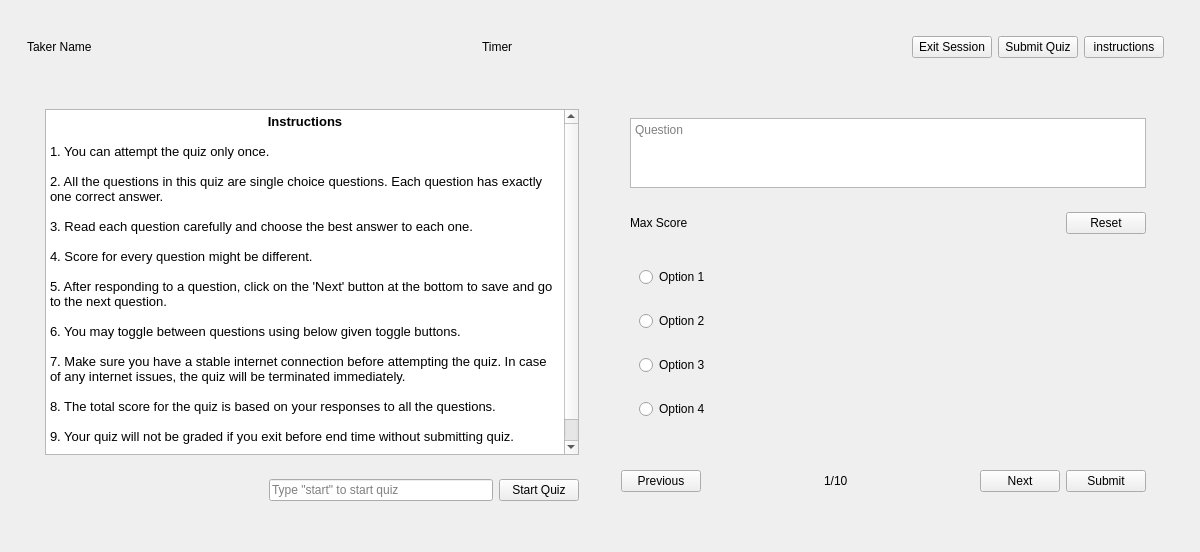
<?xml version="1.0" encoding="UTF-8"?>
<ui version="4.0">
 <class>MainWindow</class>
 <widget class="QMainWindow" name="MainWindow">
  <property name="geometry">
   <rect>
    <x>0</x>
    <y>0</y>
    <width>1200</width>
    <height>481</height>
   </rect>
  </property>
  <property name="windowTitle">
   <string>MainWindow</string>
  </property>
  <widget class="QWidget" name="centralwidget">
   <layout class="QHBoxLayout" name="horizontalLayout_15">
    <item>
     <widget class="QWidget" name="widget" native="true">
      <layout class="QVBoxLayout" name="verticalLayout_5">
       <item>
        <widget class="QWidget" name="widget_2" native="true">
         <layout class="QHBoxLayout" name="horizontalLayout_3">
          <item>
           <widget class="QLabel" name="participantName">
            <property name="text">
             <string>Taker Name</string>
            </property>
           </widget>
          </item>
          <item>
           <spacer name="horizontalSpacer">
            <property name="orientation">
             <enum>Qt::Horizontal</enum>
            </property>
            <property name="sizeHint" stdset="0">
             <size>
              <width>227</width>
              <height>20</height>
             </size>
            </property>
           </spacer>
          </item>
          <item>
           <widget class="QWidget" name="timerWidget" native="true">
            <layout class="QHBoxLayout" name="horizontalLayout_2">
             <item>
              <widget class="QLabel" name="timer">
               <property name="text">
                <string>Timer</string>
               </property>
              </widget>
             </item>
            </layout>
           </widget>
          </item>
          <item>
           <spacer name="horizontalSpacer_2">
            <property name="orientation">
             <enum>Qt::Horizontal</enum>
            </property>
            <property name="sizeHint" stdset="0">
             <size>
              <width>227</width>
              <height>20</height>
             </size>
            </property>
           </spacer>
          </item>
          <item>
           <widget class="QWidget" name="widget_5" native="true">
            <layout class="QHBoxLayout" name="horizontalLayout">
             <item>
              <widget class="QPushButton" name="exitSessionButton">
               <property name="text">
                <string>Exit Session</string>
               </property>
              </widget>
             </item>
             <item>
              <widget class="QPushButton" name="submitQuizButton">
               <property name="text">
                <string>Submit Quiz</string>
               </property>
              </widget>
             </item>
             <item>
              <widget class="QPushButton" name="instructionsIcon">
               <property name="text">
                <string>instructions</string>
               </property>
              </widget>
             </item>
            </layout>
           </widget>
          </item>
         </layout>
        </widget>
       </item>
       <item>
        <widget class="QWidget" name="widget_6" native="true">
         <layout class="QHBoxLayout" name="horizontalLayout_14">
          <item>
           <widget class="QWidget" name="instructionsWidget" native="true">
            <layout class="QVBoxLayout" name="verticalLayout">
             <item>
              <widget class="QWidget" name="widget_9" native="true">
               <layout class="QHBoxLayout" name="horizontalLayout_5">
                <item>
                 <widget class="QTextBrowser" name="textBrowser">
                  <property name="html">
                   <string>&lt;!DOCTYPE HTML PUBLIC &quot;-//W3C//DTD HTML 4.0//EN&quot; &quot;http://www.w3.org/TR/REC-html40/strict.dtd&quot;&gt;
&lt;html&gt;&lt;head&gt;&lt;meta name=&quot;qrichtext&quot; content=&quot;1&quot; /&gt;&lt;style type=&quot;text/css&quot;&gt;
p, li { white-space: pre-wrap; }
&lt;/style&gt;&lt;/head&gt;&lt;body style=&quot; font-family:'MS Shell Dlg 2'; font-size:8pt; font-weight:400; font-style:normal;&quot;&gt;
&lt;p align=&quot;center&quot; style=&quot; margin-top:0px; margin-bottom:0px; margin-left:0px; margin-right:0px; -qt-block-indent:0; text-indent:0px;&quot;&gt;&lt;span style=&quot; font-size:10pt; font-weight:600;&quot;&gt;Instructions&lt;/span&gt;&lt;/p&gt;
&lt;p style=&quot;-qt-paragraph-type:empty; margin-top:0px; margin-bottom:0px; margin-left:0px; margin-right:0px; -qt-block-indent:0; text-indent:0px; font-size:10pt;&quot;&gt;&lt;br /&gt;&lt;/p&gt;
&lt;p style=&quot; margin-top:0px; margin-bottom:0px; margin-left:0px; margin-right:0px; -qt-block-indent:0; text-indent:0px;&quot;&gt;&lt;span style=&quot; font-size:10pt;&quot;&gt;1. You can attempt the quiz only once.&lt;/span&gt;&lt;/p&gt;
&lt;p style=&quot;-qt-paragraph-type:empty; margin-top:0px; margin-bottom:0px; margin-left:0px; margin-right:0px; -qt-block-indent:0; text-indent:0px; font-size:10pt;&quot;&gt;&lt;br /&gt;&lt;/p&gt;
&lt;p style=&quot; margin-top:0px; margin-bottom:0px; margin-left:0px; margin-right:0px; -qt-block-indent:0; text-indent:0px;&quot;&gt;&lt;span style=&quot; font-size:10pt;&quot;&gt;2. All the questions in this quiz are single choice questions. Each question has exactly one correct answer.&lt;/span&gt;&lt;/p&gt;
&lt;p style=&quot;-qt-paragraph-type:empty; margin-top:0px; margin-bottom:0px; margin-left:0px; margin-right:0px; -qt-block-indent:0; text-indent:0px; font-size:10pt;&quot;&gt;&lt;br /&gt;&lt;/p&gt;
&lt;p style=&quot; margin-top:0px; margin-bottom:0px; margin-left:0px; margin-right:0px; -qt-block-indent:0; text-indent:0px;&quot;&gt;&lt;span style=&quot; font-size:10pt;&quot;&gt;3. Read each question carefully and choose the best answer to each one.&lt;/span&gt;&lt;/p&gt;
&lt;p style=&quot;-qt-paragraph-type:empty; margin-top:0px; margin-bottom:0px; margin-left:0px; margin-right:0px; -qt-block-indent:0; text-indent:0px; font-size:10pt;&quot;&gt;&lt;br /&gt;&lt;/p&gt;
&lt;p style=&quot; margin-top:0px; margin-bottom:0px; margin-left:0px; margin-right:0px; -qt-block-indent:0; text-indent:0px;&quot;&gt;&lt;span style=&quot; font-size:10pt;&quot;&gt;4. Score for every question might be different.&lt;/span&gt;&lt;/p&gt;
&lt;p style=&quot;-qt-paragraph-type:empty; margin-top:0px; margin-bottom:0px; margin-left:0px; margin-right:0px; -qt-block-indent:0; text-indent:0px; font-size:10pt;&quot;&gt;&lt;br /&gt;&lt;/p&gt;
&lt;p style=&quot; margin-top:0px; margin-bottom:0px; margin-left:0px; margin-right:0px; -qt-block-indent:0; text-indent:0px;&quot;&gt;&lt;span style=&quot; font-size:10pt;&quot;&gt;5. After responding to a question, click on the 'Next' button at the bottom to save and go to the next question.&lt;/span&gt;&lt;/p&gt;
&lt;p style=&quot;-qt-paragraph-type:empty; margin-top:0px; margin-bottom:0px; margin-left:0px; margin-right:0px; -qt-block-indent:0; text-indent:0px; font-size:10pt;&quot;&gt;&lt;br /&gt;&lt;/p&gt;
&lt;p style=&quot; margin-top:0px; margin-bottom:0px; margin-left:0px; margin-right:0px; -qt-block-indent:0; text-indent:0px;&quot;&gt;&lt;span style=&quot; font-size:10pt;&quot;&gt;6. You may toggle between questions using below given toggle buttons.&lt;/span&gt;&lt;/p&gt;
&lt;p style=&quot;-qt-paragraph-type:empty; margin-top:0px; margin-bottom:0px; margin-left:0px; margin-right:0px; -qt-block-indent:0; text-indent:0px; font-size:10pt;&quot;&gt;&lt;br /&gt;&lt;/p&gt;
&lt;p style=&quot; margin-top:0px; margin-bottom:0px; margin-left:0px; margin-right:0px; -qt-block-indent:0; text-indent:0px;&quot;&gt;&lt;span style=&quot; font-size:10pt;&quot;&gt;7. Make sure you have a stable internet connection before attempting the quiz. In case of any internet issues, the quiz will be terminated immediately.&lt;/span&gt;&lt;/p&gt;
&lt;p style=&quot;-qt-paragraph-type:empty; margin-top:0px; margin-bottom:0px; margin-left:0px; margin-right:0px; -qt-block-indent:0; text-indent:0px; font-size:10pt;&quot;&gt;&lt;br /&gt;&lt;/p&gt;
&lt;p style=&quot; margin-top:0px; margin-bottom:0px; margin-left:0px; margin-right:0px; -qt-block-indent:0; text-indent:0px;&quot;&gt;&lt;span style=&quot; font-size:10pt;&quot;&gt;8. The total score for the quiz is based on your responses to all the questions.&lt;/span&gt;&lt;/p&gt;
&lt;p style=&quot;-qt-paragraph-type:empty; margin-top:0px; margin-bottom:0px; margin-left:0px; margin-right:0px; -qt-block-indent:0; text-indent:0px; font-size:10pt;&quot;&gt;&lt;br /&gt;&lt;/p&gt;
&lt;p style=&quot; margin-top:0px; margin-bottom:0px; margin-left:0px; margin-right:0px; -qt-block-indent:0; text-indent:0px;&quot;&gt;&lt;span style=&quot; font-size:10pt;&quot;&gt;9. Your quiz will not be graded if you exit before end time without submitting quiz.&lt;/span&gt;&lt;/p&gt;
&lt;p style=&quot;-qt-paragraph-type:empty; margin-top:0px; margin-bottom:0px; margin-left:0px; margin-right:0px; -qt-block-indent:0; text-indent:0px; font-size:10pt;&quot;&gt;&lt;br /&gt;&lt;/p&gt;
&lt;p align=&quot;center&quot; style=&quot; margin-top:0px; margin-bottom:0px; margin-left:0px; margin-right:0px; -qt-block-indent:0; text-indent:0px;&quot;&gt;&lt;span style=&quot; font-size:10pt; font-weight:600;&quot;&gt;ALL THE BEST&lt;/span&gt;&lt;/p&gt;&lt;/body&gt;&lt;/html&gt;</string>
                  </property>
                 </widget>
                </item>
               </layout>
              </widget>
             </item>
             <item>
              <widget class="QWidget" name="quizStartWidget" native="true">
               <layout class="QHBoxLayout" name="horizontalLayout_4">
                <item>
                 <spacer name="horizontalSpacer_3">
                  <property name="orientation">
                   <enum>Qt::Horizontal</enum>
                  </property>
                  <property name="sizeHint" stdset="0">
                   <size>
                    <width>137</width>
                    <height>20</height>
                   </size>
                  </property>
                 </spacer>
                </item>
                <item>
                 <widget class="QLineEdit" name="startConf">
                  <property name="placeholderText">
                   <string>Type &quot;start&quot; to start quiz</string>
                  </property>
                 </widget>
                </item>
                <item>
                 <widget class="QPushButton" name="startQuizButton">
                  <property name="text">
                   <string>Start Quiz</string>
                  </property>
                 </widget>
                </item>
               </layout>
              </widget>
             </item>
            </layout>
           </widget>
          </item>
          <item>
           <widget class="QWidget" name="quizWidget" native="true">
            <layout class="QVBoxLayout" name="verticalLayout_4">
             <item>
              <widget class="QWidget" name="questionWidget" native="true">
               <layout class="QVBoxLayout" name="verticalLayout_2">
                <item>
                 <widget class="QWidget" name="widget_14" native="true">
                  <layout class="QHBoxLayout" name="horizontalLayout_8">
                   <item>
                    <widget class="QPlainTextEdit" name="questionEdit">
                     <property name="readOnly">
                      <bool>true</bool>
                     </property>
                     <property name="placeholderText">
                      <string>Question</string>
                     </property>
                    </widget>
                   </item>
                  </layout>
                 </widget>
                </item>
                <item>
                 <widget class="QWidget" name="widget_15" native="true">
                  <layout class="QHBoxLayout" name="horizontalLayout_9">
                   <item>
                    <widget class="QLabel" name="maxScoreLabel">
                     <property name="text">
                      <string>Max Score</string>
                     </property>
                    </widget>
                   </item>
                   <item>
                    <spacer name="horizontalSpacer_6">
                     <property name="orientation">
                      <enum>Qt::Horizontal</enum>
                     </property>
                     <property name="sizeHint" stdset="0">
                      <size>
                       <width>137</width>
                       <height>20</height>
                      </size>
                     </property>
                    </spacer>
                   </item>
                   <item>
                    <widget class="QPushButton" name="resetButton">
                     <property name="text">
                      <string>Reset</string>
                     </property>
                    </widget>
                   </item>
                  </layout>
                 </widget>
                </item>
                <item>
                 <widget class="QWidget" name="widget_16" native="true">
                  <layout class="QVBoxLayout" name="verticalLayout_3">
                   <item>
                    <widget class="QWidget" name="widget_17" native="true">
                     <layout class="QHBoxLayout" name="horizontalLayout_10">
                      <item>
                       <widget class="QRadioButton" name="opt_1">
                        <property name="text">
                         <string>Option 1</string>
                        </property>
                       </widget>
                      </item>
                      <item>
                       <spacer name="horizontalSpacer_7">
                        <property name="orientation">
                         <enum>Qt::Horizontal</enum>
                        </property>
                        <property name="sizeHint" stdset="0">
                         <size>
                          <width>191</width>
                          <height>20</height>
                         </size>
                        </property>
                       </spacer>
                      </item>
                     </layout>
                    </widget>
                   </item>
                   <item>
                    <widget class="QWidget" name="widget_18" native="true">
                     <layout class="QHBoxLayout" name="horizontalLayout_11">
                      <item>
                       <widget class="QRadioButton" name="opt_2">
                        <property name="text">
                         <string>Option 2</string>
                        </property>
                       </widget>
                      </item>
                      <item>
                       <spacer name="horizontalSpacer_8">
                        <property name="orientation">
                         <enum>Qt::Horizontal</enum>
                        </property>
                        <property name="sizeHint" stdset="0">
                         <size>
                          <width>40</width>
                          <height>20</height>
                         </size>
                        </property>
                       </spacer>
                      </item>
                     </layout>
                    </widget>
                   </item>
                   <item>
                    <widget class="QWidget" name="widget_19" native="true">
                     <layout class="QHBoxLayout" name="horizontalLayout_12">
                      <item>
                       <widget class="QRadioButton" name="opt_3">
                        <property name="text">
                         <string>Option 3</string>
                        </property>
                       </widget>
                      </item>
                      <item>
                       <spacer name="horizontalSpacer_9">
                        <property name="orientation">
                         <enum>Qt::Horizontal</enum>
                        </property>
                        <property name="sizeHint" stdset="0">
                         <size>
                          <width>40</width>
                          <height>20</height>
                         </size>
                        </property>
                       </spacer>
                      </item>
                     </layout>
                    </widget>
                   </item>
                   <item>
                    <widget class="QWidget" name="widget_20" native="true">
                     <layout class="QHBoxLayout" name="horizontalLayout_13">
                      <item>
                       <widget class="QRadioButton" name="opt_4">
                        <property name="text">
                         <string>Option 4</string>
                        </property>
                       </widget>
                      </item>
                      <item>
                       <spacer name="horizontalSpacer_10">
                        <property name="orientation">
                         <enum>Qt::Horizontal</enum>
                        </property>
                        <property name="sizeHint" stdset="0">
                         <size>
                          <width>40</width>
                          <height>20</height>
                         </size>
                        </property>
                       </spacer>
                      </item>
                     </layout>
                    </widget>
                   </item>
                  </layout>
                 </widget>
                </item>
               </layout>
              </widget>
             </item>
             <item>
              <widget class="QWidget" name="widget_12" native="true">
               <layout class="QHBoxLayout" name="horizontalLayout_7">
                <item>
                 <widget class="QPushButton" name="previousButton">
                  <property name="text">
                   <string>Previous</string>
                  </property>
                 </widget>
                </item>
                <item>
                 <spacer name="horizontalSpacer_4">
                  <property name="orientation">
                   <enum>Qt::Horizontal</enum>
                  </property>
                  <property name="sizeHint" stdset="0">
                   <size>
                    <width>61</width>
                    <height>20</height>
                   </size>
                  </property>
                 </spacer>
                </item>
                <item>
                 <widget class="QLabel" name="questionCountLabel">
                  <property name="text">
                   <string>1/10</string>
                  </property>
                 </widget>
                </item>
                <item>
                 <spacer name="horizontalSpacer_5">
                  <property name="orientation">
                   <enum>Qt::Horizontal</enum>
                  </property>
                  <property name="sizeHint" stdset="0">
                   <size>
                    <width>60</width>
                    <height>20</height>
                   </size>
                  </property>
                 </spacer>
                </item>
                <item>
                 <widget class="QWidget" name="widget_13" native="true">
                  <layout class="QHBoxLayout" name="horizontalLayout_6">
                   <item>
                    <widget class="QPushButton" name="nextButton">
                     <property name="text">
                      <string>Next</string>
                     </property>
                    </widget>
                   </item>
                   <item>
                    <widget class="QPushButton" name="submitButton">
                     <property name="text">
                      <string>Submit</string>
                     </property>
                    </widget>
                   </item>
                  </layout>
                 </widget>
                </item>
               </layout>
              </widget>
             </item>
            </layout>
           </widget>
          </item>
         </layout>
        </widget>
       </item>
       <item>
        <widget class="QWidget" name="widget_3" native="true"/>
       </item>
      </layout>
     </widget>
    </item>
   </layout>
  </widget>
 </widget>
 <resources/>
 <connections/>
</ui>
